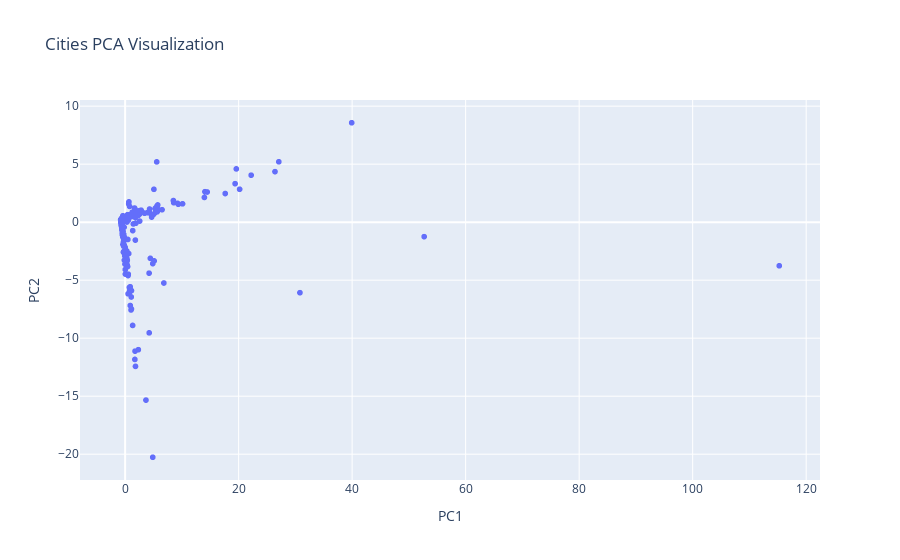

Notebook code for this chart:
### Markdown cell above
5) Visualize the 2D PCA for cities

### Code cell
fig_cities = px.scatter(
    city_reduced_df,
    x='PC1',
    y='PC2',
    hover_data=['city_name'],
    title='Cities PCA Visualization'
)
fig_cities.show()

### Figure 1 — Plotly figure (JSON) as saved in the notebook; plotly's stock layout.template omitted (floating-point values rounded to 4 significant figures; data arrays with more than 128 entries replaced by an {"elided": "..."} marker saying what was removed)
{"data": [{"customdata": {"elided": "1216x1 str values"}, "hovertemplate": "PC1=%{x}<br>PC2=%{y}<br>city_name=%{customdata[0]}<extra></extra>", "legendgroup": "", "marker": {"color": "#636efa", "symbol": "circle"}, "mode": "markers", "name": "", "showlegend": false, "type": "scattergl", "x": {"elided": "1216 float values"}, "xaxis": "x", "y": {"elided": "1216 float values"}, "yaxis": "y"}], "layout": {"legend": {"tracegroupgap": 0}, "title": {"text": "Cities PCA Visualization"}, "xaxis": {"anchor": "y", "domain": [0, 1], "title": {"text": "PC1"}}, "yaxis": {"anchor": "x", "domain": [0, 1], "title": {"text": "PC2"}}}}
